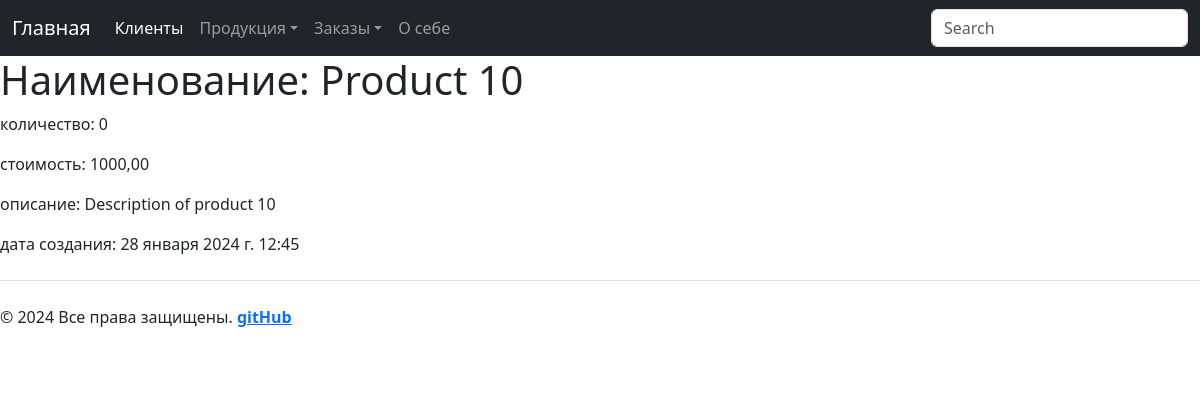
/shop/product/10, run on the app's committed database.
### app_2/models.py (models this page shows, shortened)
class Product(models.Model):
    title = models.CharField(max_length=100)
    description = models.TextField()
    price = models.DecimalField(max_digits=10, decimal_places=2)
    count = models.IntegerField()
    add_date = models.DateTimeField(auto_now_add=True)
    image_product = models.ImageField(upload_to="images/")

### app_2/views.py (the view)
# urls.py: path('shop/product/<int:id_product>', views.product, name='product'),
def product(request, id_product: int):
    product = Product.objects.filter(pk=id_product).first()
    context = {
        "product": product
    }
    return render(request, "app_2/product.html", context=context)

### app_2/templates/app_2/product.html (shortened to what this page needs)
{% extends 'app_2/base.html' %}
{% block content %}
<h1>Наименование: {{ product.title }}</h1>
<p>количество: {{ product.count }}</p>
<p>стоимость: {{ product.price }}</p>
<p>описание: {{ product.description }}</p>
<p>дата создания: {{ product.add_date }}</p>
{% endblock %}

### data on the page
Product: title "Product 10", count "0", price "1000,00", description "Description of product 10", add_date "28 января 2024 г. 12:45"
